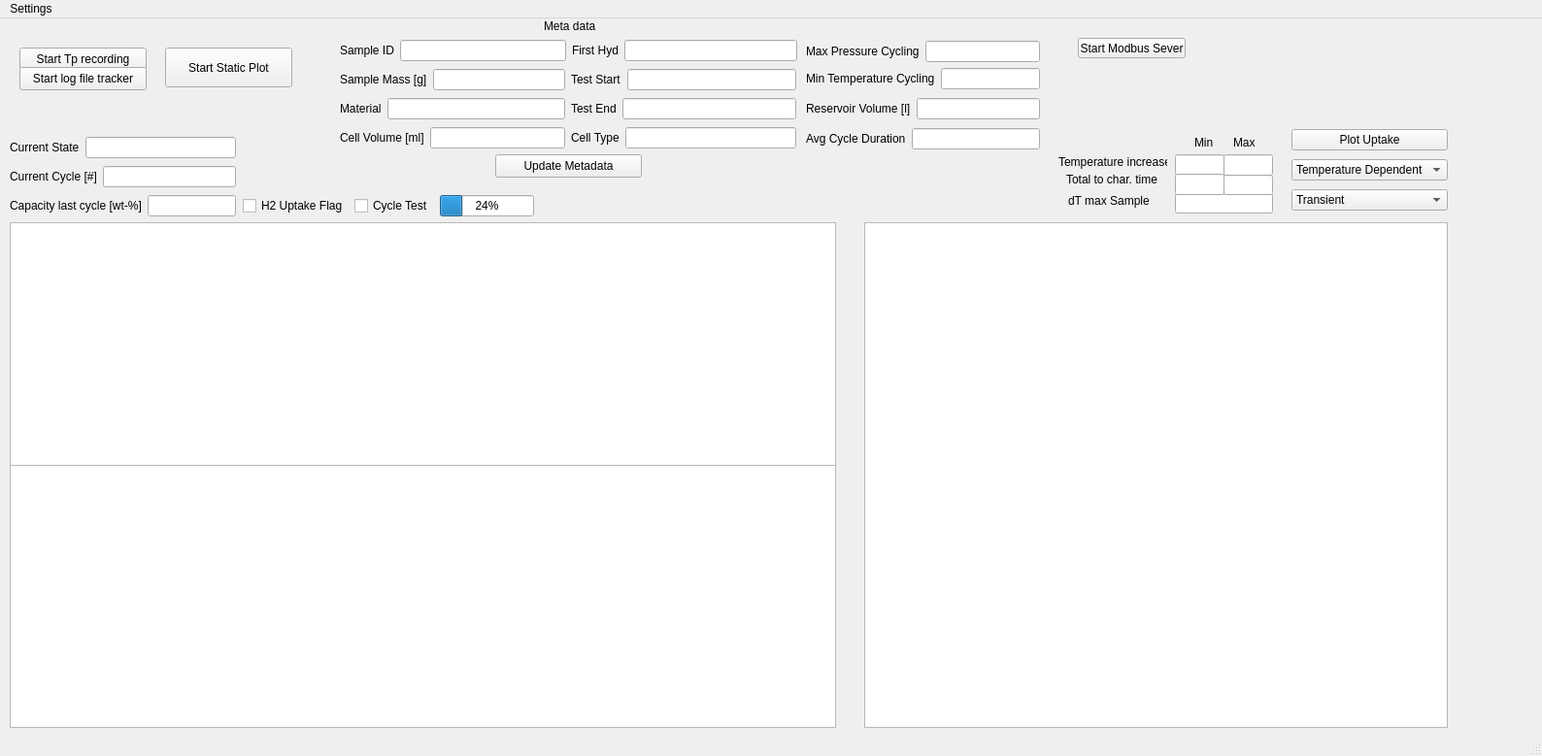
<?xml version="1.0" encoding="UTF-8"?>
<ui version="4.0">
 <class>MainWindow</class>
 <widget class="QMainWindow" name="MainWindow">
  <property name="geometry">
   <rect>
    <x>0</x>
    <y>0</y>
    <width>1588</width>
    <height>779</height>
   </rect>
  </property>
  <property name="windowTitle">
   <string>MainWindow</string>
  </property>
  <widget class="QWidget" name="centralwidget">
   <widget class="QPushButton" name="start_stop_tp_recording_button">
    <property name="geometry">
     <rect>
      <x>20</x>
      <y>30</y>
      <width>131</width>
      <height>24</height>
     </rect>
    </property>
    <property name="text">
     <string>Start Tp recording</string>
    </property>
   </widget>
   <widget class="QPushButton" name="start_stop_log_file_tracker_button">
    <property name="geometry">
     <rect>
      <x>20</x>
      <y>50</y>
      <width>131</width>
      <height>24</height>
     </rect>
    </property>
    <property name="text">
     <string>Start log file tracker</string>
    </property>
   </widget>
   <widget class="QPushButton" name="update_meta_data_button">
    <property name="geometry">
     <rect>
      <x>510</x>
      <y>140</y>
      <width>151</width>
      <height>24</height>
     </rect>
    </property>
    <property name="text">
     <string>Update Metadata</string>
    </property>
   </widget>
   <widget class="QWidget" name="layoutWidget_2">
    <property name="geometry">
     <rect>
      <x>350</x>
      <y>20</y>
      <width>471</width>
      <height>26</height>
     </rect>
    </property>
    <layout class="QHBoxLayout" name="horizontalLayout_10">
     <item>
      <layout class="QHBoxLayout" name="horizontalLayout">
       <item>
        <widget class="QLabel" name="label_15">
         <property name="text">
          <string>Sample ID</string>
         </property>
        </widget>
       </item>
       <item>
        <widget class="QLineEdit" name="sample_id_edit_field">
         <property name="text">
          <string/>
         </property>
        </widget>
       </item>
      </layout>
     </item>
     <item>
      <layout class="QHBoxLayout" name="horizontalLayout_9">
       <item>
        <widget class="QLabel" name="label_14">
         <property name="text">
          <string>First Hyd</string>
         </property>
        </widget>
       </item>
       <item>
        <widget class="QLineEdit" name="first_hyd_edit_field">
         <property name="text">
          <string/>
         </property>
        </widget>
       </item>
      </layout>
     </item>
    </layout>
   </widget>
   <widget class="QLabel" name="label_7">
    <property name="geometry">
     <rect>
      <x>560</x>
      <y>0</y>
      <width>91</width>
      <height>16</height>
     </rect>
    </property>
    <property name="text">
     <string>Meta data</string>
    </property>
   </widget>
   <widget class="QWidget" name="layoutWidget_3">
    <property name="geometry">
     <rect>
      <x>350</x>
      <y>50</y>
      <width>470</width>
      <height>88</height>
     </rect>
    </property>
    <layout class="QHBoxLayout" name="horizontalLayout_8">
     <item>
      <layout class="QVBoxLayout" name="verticalLayout">
       <item>
        <layout class="QHBoxLayout" name="horizontalLayout_2">
         <item>
          <widget class="QLabel" name="label_8">
           <property name="text">
            <string>Sample Mass [g]</string>
           </property>
          </widget>
         </item>
         <item>
          <widget class="QLineEdit" name="sample_mass_edit_field"/>
         </item>
        </layout>
       </item>
       <item>
        <layout class="QHBoxLayout" name="horizontalLayout_7">
         <item>
          <widget class="QLabel" name="label_9">
           <property name="text">
            <string>Material</string>
           </property>
          </widget>
         </item>
         <item>
          <widget class="QLineEdit" name="material_composition_edit_field">
           <property name="text">
            <string/>
           </property>
          </widget>
         </item>
        </layout>
       </item>
       <item>
        <layout class="QHBoxLayout" name="horizontalLayout_3">
         <item>
          <widget class="QLabel" name="label_10">
           <property name="text">
            <string>Cell Volume [ml]</string>
           </property>
          </widget>
         </item>
         <item>
          <widget class="QLineEdit" name="cell_volume_edit_field">
           <property name="text">
            <string/>
           </property>
          </widget>
         </item>
        </layout>
       </item>
      </layout>
     </item>
     <item>
      <layout class="QVBoxLayout" name="verticalLayout_3">
       <item>
        <layout class="QHBoxLayout" name="horizontalLayout_11">
         <item>
          <widget class="QLabel" name="label_11">
           <property name="text">
            <string>Test Start</string>
           </property>
          </widget>
         </item>
         <item>
          <widget class="QLineEdit" name="test_start_edit_field"/>
         </item>
        </layout>
       </item>
       <item>
        <layout class="QHBoxLayout" name="horizontalLayout_12">
         <item>
          <widget class="QLabel" name="label_12">
           <property name="text">
            <string>Test End</string>
           </property>
          </widget>
         </item>
         <item>
          <widget class="QLineEdit" name="test_end_edit_field"/>
         </item>
        </layout>
       </item>
       <item>
        <layout class="QHBoxLayout" name="horizontalLayout_13">
         <item>
          <widget class="QLabel" name="label_13">
           <property name="text">
            <string>Cell Type</string>
           </property>
          </widget>
         </item>
         <item>
          <widget class="QLineEdit" name="cell_type_edit_field">
           <property name="text">
            <string/>
           </property>
          </widget>
         </item>
        </layout>
       </item>
      </layout>
     </item>
    </layout>
   </widget>
   <widget class="QGraphicsView" name="xy_plot_window">
    <property name="geometry">
     <rect>
      <x>890</x>
      <y>210</y>
      <width>601</width>
      <height>521</height>
     </rect>
    </property>
   </widget>
   <widget class="QLabel" name="label_3">
    <property name="geometry">
     <rect>
      <x>1090</x>
      <y>140</y>
      <width>112</width>
      <height>16</height>
     </rect>
    </property>
    <property name="text">
     <string>Temperature increase</string>
    </property>
   </widget>
   <widget class="QLineEdit" name="dT_max_sample_measurement_edit_field">
    <property name="geometry">
     <rect>
      <x>1210</x>
      <y>180</y>
      <width>101</width>
      <height>21</height>
     </rect>
    </property>
   </widget>
   <widget class="QLabel" name="label_2">
    <property name="geometry">
     <rect>
      <x>1270</x>
      <y>120</y>
      <width>23</width>
      <height>16</height>
     </rect>
    </property>
    <property name="text">
     <string>Max</string>
    </property>
   </widget>
   <widget class="QLabel" name="label_4">
    <property name="geometry">
     <rect>
      <x>1098</x>
      <y>158</y>
      <width>95</width>
      <height>16</height>
     </rect>
    </property>
    <property name="text">
     <string>Total to char. time</string>
    </property>
   </widget>
   <widget class="QLabel" name="label">
    <property name="geometry">
     <rect>
      <x>1230</x>
      <y>120</y>
      <width>21</width>
      <height>16</height>
     </rect>
    </property>
    <property name="text">
     <string>Min</string>
    </property>
   </widget>
   <widget class="QLabel" name="label_6">
    <property name="geometry">
     <rect>
      <x>1100</x>
      <y>180</y>
      <width>95</width>
      <height>16</height>
     </rect>
    </property>
    <property name="text">
     <string>dT max Sample</string>
    </property>
   </widget>
   <widget class="QLineEdit" name="MaxTempIncEditField">
    <property name="geometry">
     <rect>
      <x>1260</x>
      <y>140</y>
      <width>51</width>
      <height>22</height>
     </rect>
    </property>
   </widget>
   <widget class="QLineEdit" name="MaxCharTimeEditField">
    <property name="geometry">
     <rect>
      <x>1260</x>
      <y>161</y>
      <width>51</width>
      <height>21</height>
     </rect>
    </property>
   </widget>
   <widget class="QLineEdit" name="MinTempIncEditField">
    <property name="geometry">
     <rect>
      <x>1210</x>
      <y>140</y>
      <width>51</width>
      <height>22</height>
     </rect>
    </property>
   </widget>
   <widget class="QLineEdit" name="MinCharTimeEditField">
    <property name="geometry">
     <rect>
      <x>1210</x>
      <y>160</y>
      <width>51</width>
      <height>22</height>
     </rect>
    </property>
   </widget>
   <widget class="QGraphicsView" name="ExpMetaPlotLeftLower">
    <property name="geometry">
     <rect>
      <x>10</x>
      <y>460</y>
      <width>851</width>
      <height>271</height>
     </rect>
    </property>
   </widget>
   <widget class="QGraphicsView" name="ExpMetaPlotLeft">
    <property name="geometry">
     <rect>
      <x>10</x>
      <y>210</y>
      <width>851</width>
      <height>251</height>
     </rect>
    </property>
   </widget>
   <widget class="QWidget" name="layoutWidget">
    <property name="geometry">
     <rect>
      <x>830</x>
      <y>20</y>
      <width>241</width>
      <height>121</height>
     </rect>
    </property>
    <layout class="QVBoxLayout" name="verticalLayout_2">
     <item>
      <layout class="QVBoxLayout" name="verticalLayout_4">
       <item>
        <layout class="QHBoxLayout" name="horizontalLayout_14">
         <item alignment="Qt::AlignmentFlag::AlignVCenter">
          <widget class="QLabel" name="label_16">
           <property name="text">
            <string>Max Pressure Cycling</string>
           </property>
          </widget>
         </item>
         <item>
          <widget class="QLineEdit" name="max_pressure_cycling_edit_field">
           <property name="text">
            <string/>
           </property>
          </widget>
         </item>
        </layout>
       </item>
       <item>
        <layout class="QHBoxLayout" name="horizontalLayout_15">
         <item>
          <widget class="QLabel" name="label_17">
           <property name="text">
            <string>Min Temperature Cycling</string>
           </property>
          </widget>
         </item>
         <item>
          <widget class="QLineEdit" name="min_temperature_cycling_edit_field">
           <property name="text">
            <string/>
           </property>
          </widget>
         </item>
        </layout>
       </item>
      </layout>
     </item>
     <item>
      <layout class="QVBoxLayout" name="verticalLayout_5">
       <item>
        <layout class="QHBoxLayout" name="horizontalLayout_16">
         <item>
          <widget class="QLabel" name="label_18">
           <property name="text">
            <string>Reservoir Volume [l]</string>
           </property>
          </widget>
         </item>
         <item>
          <widget class="QLineEdit" name="reservoir_volume_edit_field">
           <property name="text">
            <string/>
           </property>
          </widget>
         </item>
        </layout>
       </item>
      </layout>
     </item>
     <item>
      <layout class="QHBoxLayout" name="horizontalLayout_21">
       <item>
        <widget class="QLabel" name="label_23">
         <property name="text">
          <string>Avg Cycle Duration</string>
         </property>
        </widget>
       </item>
       <item>
        <widget class="QLineEdit" name="cycle_duration_edit_field">
         <property name="text">
          <string/>
         </property>
        </widget>
       </item>
      </layout>
     </item>
    </layout>
   </widget>
   <widget class="QWidget" name="layoutWidget">
    <property name="geometry">
     <rect>
      <x>10</x>
      <y>120</y>
      <width>233</width>
      <height>86</height>
     </rect>
    </property>
    <layout class="QVBoxLayout" name="verticalLayout_7">
     <item>
      <layout class="QHBoxLayout" name="horizontalLayout_20">
       <item>
        <widget class="QLabel" name="label_22">
         <property name="text">
          <string>Current State</string>
         </property>
        </widget>
       </item>
       <item>
        <widget class="QLineEdit" name="current_de_hyd_state_edit_field">
         <property name="text">
          <string/>
         </property>
        </widget>
       </item>
      </layout>
     </item>
     <item>
      <layout class="QHBoxLayout" name="horizontalLayout_19">
       <item>
        <widget class="QLabel" name="label_21">
         <property name="text">
          <string>Current Cycle [#]</string>
         </property>
        </widget>
       </item>
       <item>
        <widget class="QLineEdit" name="current_cycle_edit_field">
         <property name="text">
          <string/>
         </property>
        </widget>
       </item>
      </layout>
     </item>
     <item>
      <layout class="QHBoxLayout" name="horizontalLayout_22">
       <item>
        <widget class="QLabel" name="label_24">
         <property name="text">
          <string>Capacity last cycle [wt-%]</string>
         </property>
        </widget>
       </item>
       <item>
        <widget class="QLineEdit" name="current_uptake_edit_field">
         <property name="text">
          <string/>
         </property>
        </widget>
       </item>
      </layout>
     </item>
    </layout>
   </widget>
   <widget class="QWidget" name="layoutWidget">
    <property name="geometry">
     <rect>
      <x>250</x>
      <y>180</y>
      <width>300</width>
      <height>26</height>
     </rect>
    </property>
    <layout class="QHBoxLayout" name="horizontalLayout_4">
     <item>
      <widget class="QCheckBox" name="h2_uptake_check_box">
       <property name="text">
        <string>H2 Uptake Flag</string>
       </property>
      </widget>
     </item>
     <item>
      <widget class="QCheckBox" name="cycle_test_check_box">
       <property name="text">
        <string>Cycle Test</string>
       </property>
      </widget>
     </item>
     <item>
      <widget class="QProgressBar" name="progress_bar">
       <property name="value">
        <number>24</number>
       </property>
      </widget>
     </item>
    </layout>
   </widget>
   <widget class="QWidget" name="layoutWidget">
    <property name="geometry">
     <rect>
      <x>1330</x>
      <y>111</y>
      <width>161</width>
      <height>91</height>
     </rect>
    </property>
    <layout class="QVBoxLayout" name="verticalLayout_8">
     <item>
      <widget class="QPushButton" name="plot_uptake_button">
       <property name="text">
        <string>Plot Uptake</string>
       </property>
      </widget>
     </item>
     <item>
      <widget class="QComboBox" name="T_p_dependent_drop_down">
       <item>
        <property name="text">
         <string>Temperature Dependent</string>
        </property>
       </item>
       <item>
        <property name="text">
         <string>Pressure Dependent</string>
        </property>
       </item>
      </widget>
     </item>
     <item>
      <widget class="QComboBox" name="XyDataSelectDropDown">
       <item>
        <property name="text">
         <string>Transient</string>
        </property>
       </item>
       <item>
        <property name="text">
         <string>Residual</string>
        </property>
       </item>
       <item>
        <property name="text">
         <string>Calculated</string>
        </property>
       </item>
       <item>
        <property name="text">
         <string>Drift</string>
        </property>
       </item>
      </widget>
     </item>
    </layout>
   </widget>
   <widget class="QPushButton" name="start_stop_static_plot_button">
    <property name="geometry">
     <rect>
      <x>170</x>
      <y>30</y>
      <width>131</width>
      <height>41</height>
     </rect>
    </property>
    <property name="text">
     <string>Start Static Plot</string>
    </property>
   </widget>
   <widget class="QPushButton" name="start_modbus_server_button">
    <property name="geometry">
     <rect>
      <x>1110</x>
      <y>20</y>
      <width>111</width>
      <height>21</height>
     </rect>
    </property>
    <property name="text">
     <string>Start Modbus Sever</string>
    </property>
   </widget>
  </widget>
  <widget class="QStatusBar" name="statusbar"/>
  <widget class="QMenuBar" name="menuBar">
   <property name="geometry">
    <rect>
     <x>0</x>
     <y>0</y>
     <width>1588</width>
     <height>22</height>
    </rect>
   </property>
   <widget class="QMenu" name="menuSettings">
    <property name="title">
     <string>Settings</string>
    </property>
    <addaction name="actionTest"/>
    <addaction name="actionTest_2"/>
    <addaction name="actionTes"/>
    <addaction name="actionTes_2"/>
   </widget>
   <addaction name="menuSettings"/>
  </widget>
  <action name="actionTest">
   <property name="text">
    <string>Load Test</string>
   </property>
  </action>
  <action name="actionTest_2">
   <property name="text">
    <string>Test</string>
   </property>
  </action>
  <action name="actionTes">
   <property name="text">
    <string>Tes</string>
   </property>
  </action>
  <action name="actionTes_2">
   <property name="text">
    <string>Tes</string>
   </property>
  </action>
 </widget>
 <resources/>
 <connections/>
</ui>
